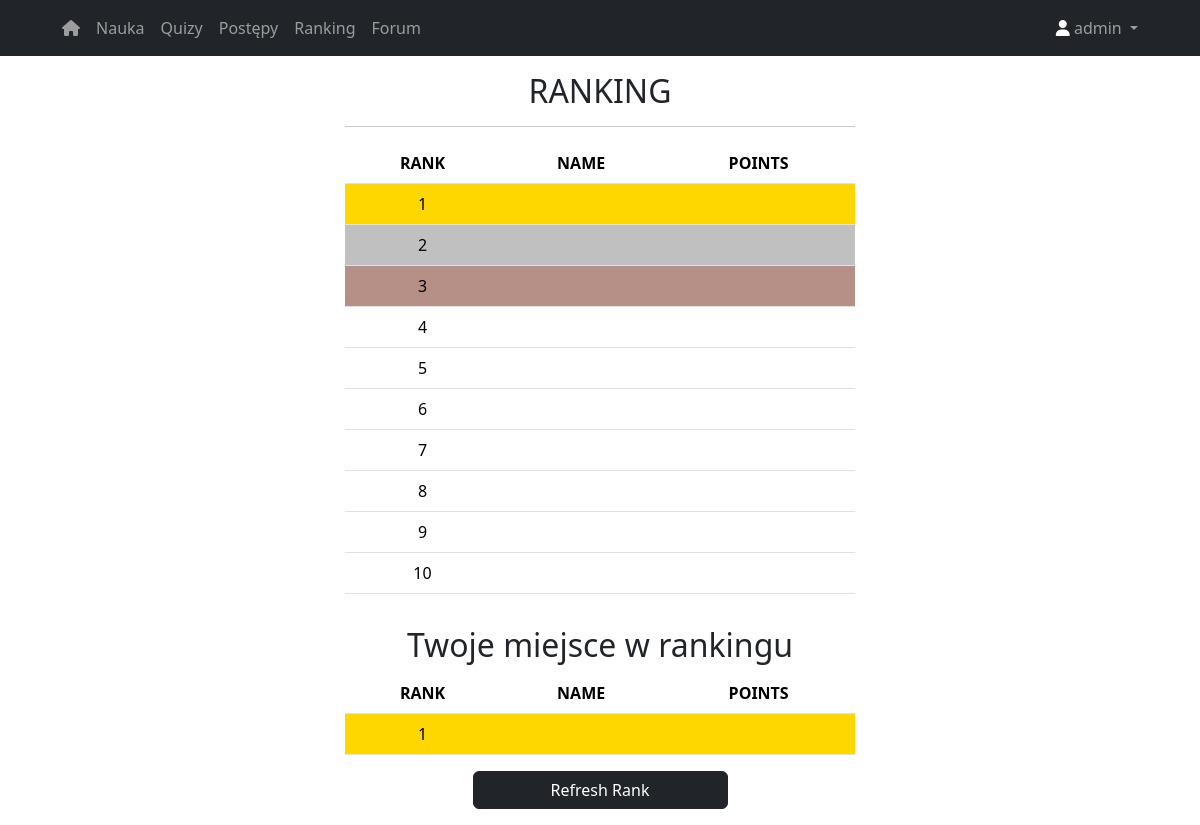
The app's page /rank (signed in), older data.
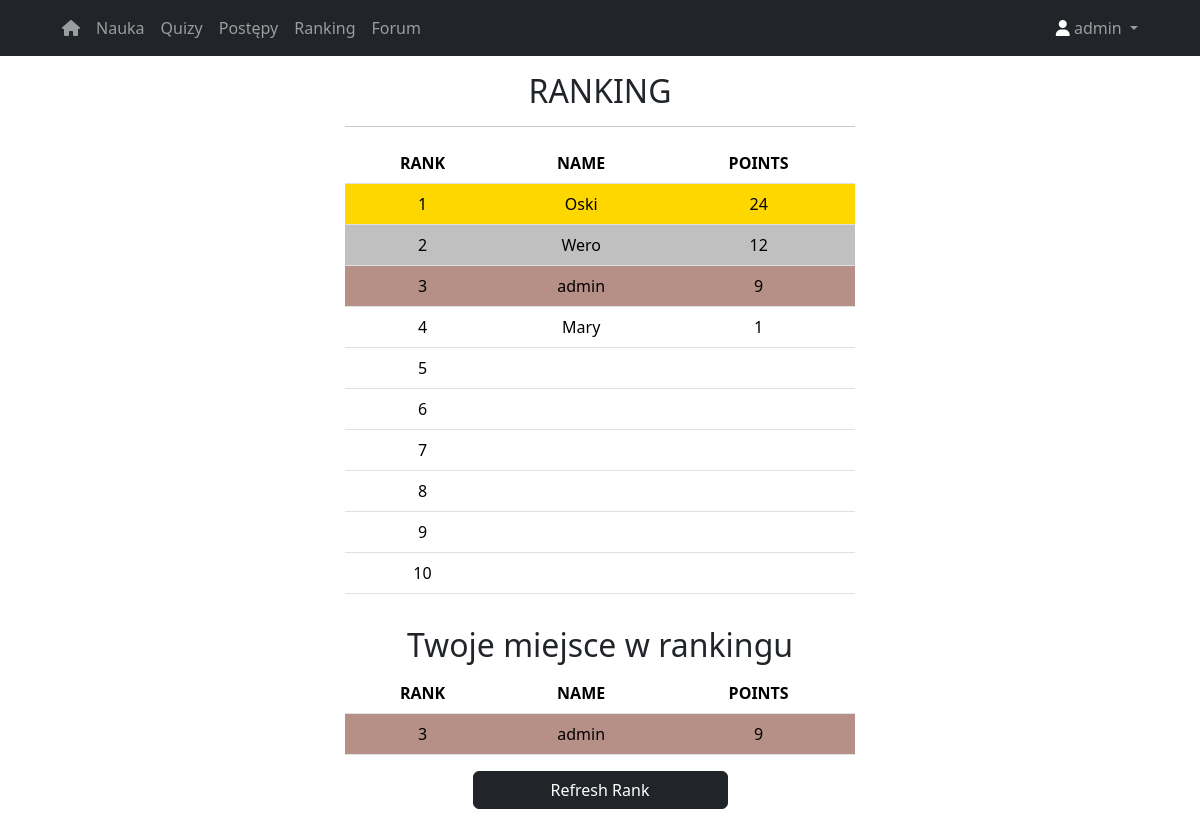
The same page, newer data.
### website/models.py (models this page shows)
class Rank(db.Model):
    id = db.Column(db.Integer, primary_key=True)
    name = db.Column(db.String(150), db.ForeignKey('user.first_name'))
    rank_points = db.Column(db.Integer)

### website/auth.py (the view)
@auth.route('/rank')
def rank():
    rankall = Rank.query.order_by(Rank.rank_points.desc()).limit(10).all()
    brakujace_elementy = 10 - len(rankall)
    if brakujace_elementy > 0:
        rankall.extend([''] * brakujace_elementy)
    rank1 = rankall[0]
    rank2 = rankall[1]
    rank3 = rankall[2]
    rank4 = rankall[3]
    rank5 = rankall[4]
    rank6 = rankall[5]
    rank7 = rankall[6]
    rank8 = rankall[7]
    rank9 = rankall[8]
    rank10 = rankall[9]
    if current_user.is_authenticated:
        check_your_rank = Rank.query.order_by(Rank.rank_points.desc()).all()
        rank_plaec_CU = 1
        for i in range(len(check_your_rank)):
            if check_your_rank[i].name == current_user.first_name:
                break
            else:
                rank_plaec_CU += 1
        your_rank = Rank.query.filter_by(name=current_user.first_name).first()
    else:
        your_rank = ''
        rank_plaec_CU = ''
    return render_template('rank.html', rank1=rank1, rank2=rank2, your_rank=your_rank, rank3=rank3, rank4=rank4,
                           rank5=rank5, rank6=rank6, rank7=rank7, rank8=rank8, rank9=rank9, rank10=rank10,
                           user=current_user, rank_plaec_CU=rank_plaec_CU)

### website/__init__.py (called while the page is built)
def create_app():
    app = Flask(__name__)
    app.config['SECRET_KEY'] = 'hjshjhdjah kjshkjdhjs'
    app.config['SQLALCHEMY_DATABASE_URI'] = f'sqlite:///{DB_NAME}'
    db.init_app(app)
    from .auth import auth
    app.register_blueprint(auth, url_prefix='/')
    from .models import User
    with app.app_context():
        db.create_all()
    login_manager = LoginManager()
    login_manager.login_view = 'auth.login'
    login_manager.init_app(app)
    @login_manager.user_loader
    def load_user(id):
        return User.query.get(int(id))
    return app

### website/auth.py (called while the page is built)
@auth.before_request
def restrict_access_to_auth_routes():
    if current_user.is_authenticated and request.endpoint in ['auth.login', 'auth.sign_up']:
        return redirect(url_for('auth.mainPage'))

### website/templates/rank.html (shortened to what this page needs)
{% extends 'base.html' %}
{% block content %}
		<main>
        <div class="row align-items-center">
   <div class="mx-auto col-10 col-md-8 col-lg-6">
			<div>
				<h2 class="text-center">RANKING</h2><hr>
			</div>
            <div class="table-responsive">
			<table class="table text-center">
    <tr>
        <th>RANK</th>
        <th>NAME</th>
        <th>POINTS</th>
    </tr>
    <tr class="rank1">
        <td>1</td>
        <td>{{rank1.name}}</td>
        <td>{{rank1.rank_points}}</td>
    </tr>
    <tr class="rank2">
        <td>2</td>
        <td>{{rank2.name}}</td>
        <td>{{rank2.rank_points}}</td>
    </tr>
    <tr class="rank3">
        <td>3</td>
        <td>{{rank3.name}}</td>
        <td>{{rank3.rank_points}}</td>
    </tr>
    <tr>
        <td>4</td>
        <td>{{rank4.name}}</td>
        <td>{{rank4.rank_points}}</td>
    </tr>
    <tr>
        <td>5</td>
        <td>{{rank5.name}}</td>
        <td>{{rank5.rank_points}}</td>
    </tr>
    <tr>
        <td>6</td>
        <td>{{rank6.name}}</td>
        <td>{{rank6.rank_points}}</td>
    </tr>
    <tr>
        <td>7</td>
        <td>{{rank7.name}}</td>
        <td>{{rank7.rank_points}}</td>
    </tr>
    <tr>
        <td>8</td>
        <td>{{rank8.name}}</td>
        <td>{{rank8.rank_points}}</td>
    </tr>
    <tr>
        <td>9</td>
        <td>{{rank9.name}}</td>
        <td>{{rank9.rank_points}}</td>
    </tr>
    <tr>
        <td>10</td>
        <td>{{rank10.name}}</td>
        <td>{{rank10.rank_points}}</td>
    </tr>
</table>
            </div>
			<h2 class="text-center pt-3">Twoje miejsce w rankingu</h2>
        <div class="table-responsive">
			<div>
            {% if user.is_authenticated %}
            <table class="table text-center">
				<tr>
					<th>RANK</th>
					<th>NAME</th>
					<th>POINTS</th>
				</tr>
				{% if rank_plaec_CU==1 %}
                    <tr class="table text-center rank1">
                    {% elif rank_plaec_CU==2 %}
                    <tr class="table text-center rank2">
                    {% elif rank_plaec_CU==3 %}
                    <tr class="table text-center rank3">
                    {%else%}
                    <tr class="table text-center">
                    {%endif%}
					<td>{{rank_plaec_CU}}</td>
					<td>{{your_rank.name}}</td>
					<td>
						{{your_rank.rank_points}}
					</td>
				</tr>
			</table>
                <div class="d-grid gap-2 col-6 mx-auto">
			<a class="btn btn-dark" href="/20_marcinek/licencjat/refresh_rank">Refresh Rank</a>
            </div>
            {% else %}
                <p class="text-center"> <a href="/20_marcinek/licencjat/login">Zaloguj się</a> i weź udział w quizie żeby zobaczyć siebie w rankingu :)</p>
            {% endif %}
            </div>
            </div>
        </div>
        </div>
        </main>
{% endblock %}

Row changes from the older to the newer data that the page shows:
added Rank: name "Oski", rank_points "24"
added Rank: name "Wero", rank_points "12"
added Rank: name "admin", rank_points "9"
added Rank: name "Mary", rank_points "1"
Text that changed along with them:
{{ rank_plaec_CU }}: "1" → "3"
